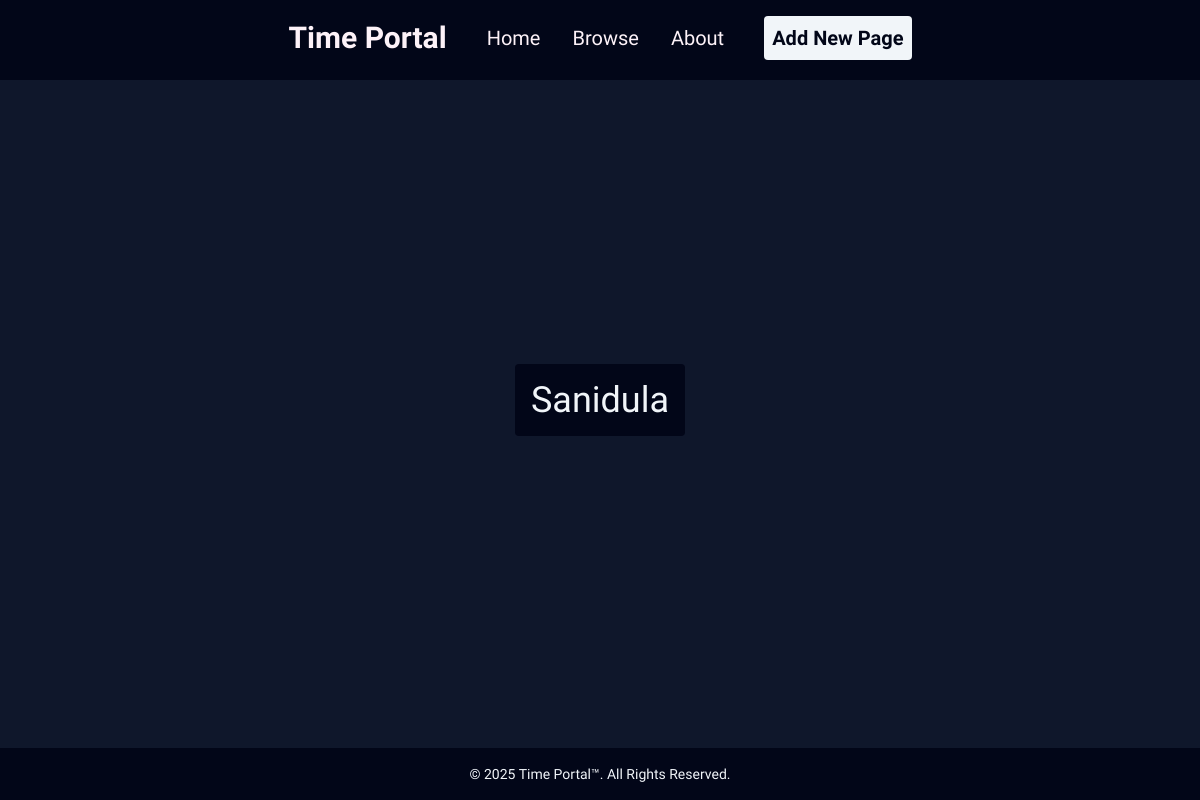
Before: /browse.php with the older database file.
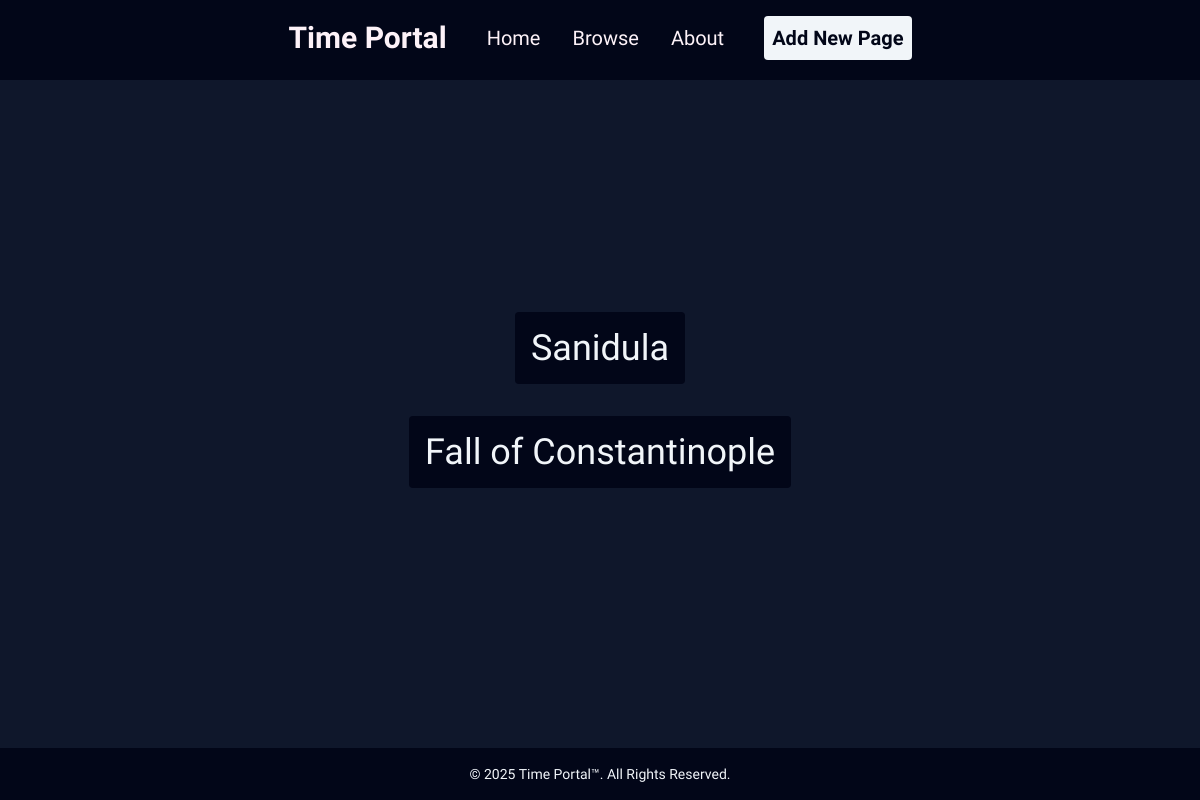
After: the same page with the newer database file.
### tables this page shows
CREATE TABLE pages (id INTEGER PRIMARY KEY AUTOINCREMENT, title TEXT NOT NULL, subtitle TEXT NOT NULL, content1 TEXT NOT NULL, content2 TEXT, image1 TEXT, image2 TEXT, created_at TIMESTAMP DEFAULT CURRENT_TIMESTAMP);

### browse.php (the view)
<?php
include 'includes/config.php';
include_once 'includes/header.inc.php';
$result = $db->query("SELECT id, title FROM pages");
?>
<?php while ($row = $result->fetchArray(SQLITE3_ASSOC)): ?>
    <div class="font-['MedievalSharp'] text-4xl bg-slate-950 m-4 p-4 rounded">
        <a href="page.php?id=<?= $row['id'] ?>"><?= htmlspecialchars($row['title']) ?></a>
    </div>
<?php endwhile; ?>
<?php
include_once 'includes/footer.php';
?>
</body>
</html>

Changed rows visible on the page:
added pages: title "Fall of Constantinople"
